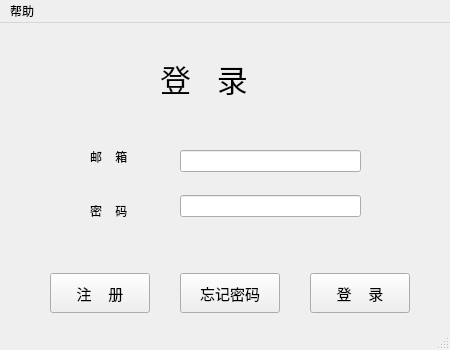
<?xml version="1.0" encoding="UTF-8"?>
<ui version="4.0">
 <class>LogInWindow</class>
 <widget class="QMainWindow" name="LogInWindow">
  <property name="geometry">
   <rect>
    <x>0</x>
    <y>0</y>
    <width>450</width>
    <height>350</height>
   </rect>
  </property>
  <property name="minimumSize">
   <size>
    <width>450</width>
    <height>350</height>
   </size>
  </property>
  <property name="maximumSize">
   <size>
    <width>450</width>
    <height>350</height>
   </size>
  </property>
  <property name="windowTitle">
   <string>LogInWindow</string>
  </property>
  <widget class="QWidget" name="centralwidget">
   <widget class="QWidget" name="widget" native="true">
    <property name="geometry">
     <rect>
      <x>90</x>
      <y>110</y>
      <width>80</width>
      <height>101</height>
     </rect>
    </property>
    <layout class="QVBoxLayout" name="verticalLayout">
     <item>
      <widget class="QLabel" name="label_mail">
       <property name="text">
        <string>邮    箱</string>
       </property>
      </widget>
     </item>
     <item>
      <widget class="QLabel" name="label_pwd">
       <property name="text">
        <string>密    码</string>
       </property>
      </widget>
     </item>
    </layout>
   </widget>
   <widget class="QWidget" name="widget_2" native="true">
    <property name="geometry">
     <rect>
      <x>180</x>
      <y>110</y>
      <width>181</width>
      <height>101</height>
     </rect>
    </property>
    <layout class="QVBoxLayout" name="verticalLayout_2">
     <item>
      <widget class="QLineEdit" name="lineEdit_mail"/>
     </item>
     <item>
      <widget class="QLineEdit" name="lineEdit_pwd">
       <property name="echoMode">
        <enum>QLineEdit::Password</enum>
       </property>
      </widget>
     </item>
    </layout>
   </widget>
   <widget class="QLabel" name="label_title">
    <property name="geometry">
     <rect>
      <x>160</x>
      <y>30</y>
      <width>131</width>
      <height>51</height>
     </rect>
    </property>
    <property name="font">
     <font>
      <pointsize>23</pointsize>
     </font>
    </property>
    <property name="text">
     <string>登   录</string>
    </property>
   </widget>
   <widget class="QPushButton" name="pushButton_reg">
    <property name="geometry">
     <rect>
      <x>50</x>
      <y>250</y>
      <width>100</width>
      <height>40</height>
     </rect>
    </property>
    <property name="font">
     <font>
      <pointsize>11</pointsize>
     </font>
    </property>
    <property name="text">
     <string>注    册</string>
    </property>
   </widget>
   <widget class="QPushButton" name="pushButton_log_in">
    <property name="geometry">
     <rect>
      <x>310</x>
      <y>250</y>
      <width>100</width>
      <height>40</height>
     </rect>
    </property>
    <property name="font">
     <font>
      <pointsize>11</pointsize>
     </font>
    </property>
    <property name="text">
     <string>登    录</string>
    </property>
   </widget>
   <widget class="QPushButton" name="pushButton_modify">
    <property name="geometry">
     <rect>
      <x>180</x>
      <y>250</y>
      <width>100</width>
      <height>40</height>
     </rect>
    </property>
    <property name="font">
     <font>
      <pointsize>11</pointsize>
     </font>
    </property>
    <property name="text">
     <string>忘记密码</string>
    </property>
   </widget>
  </widget>
  <widget class="QMenuBar" name="menubar">
   <property name="geometry">
    <rect>
     <x>0</x>
     <y>0</y>
     <width>450</width>
     <height>26</height>
    </rect>
   </property>
   <widget class="QMenu" name="help">
    <property name="title">
     <string>帮助</string>
    </property>
    <addaction name="action_info"/>
    <addaction name="action_advice"/>
    <addaction name="separator"/>
    <addaction name="action_rules"/>
    <addaction name="action_about"/>
   </widget>
   <addaction name="help"/>
  </widget>
  <widget class="QStatusBar" name="statusbar"/>
  <action name="action_advice">
   <property name="text">
    <string>反馈信息</string>
   </property>
  </action>
  <action name="action_about">
   <property name="text">
    <string>关于我们</string>
   </property>
  </action>
  <action name="action_rules">
   <property name="text">
    <string>游戏规则</string>
   </property>
  </action>
  <action name="action_info">
   <property name="text">
    <string>个人信息</string>
   </property>
  </action>
 </widget>
 <resources/>
 <connections/>
</ui>
